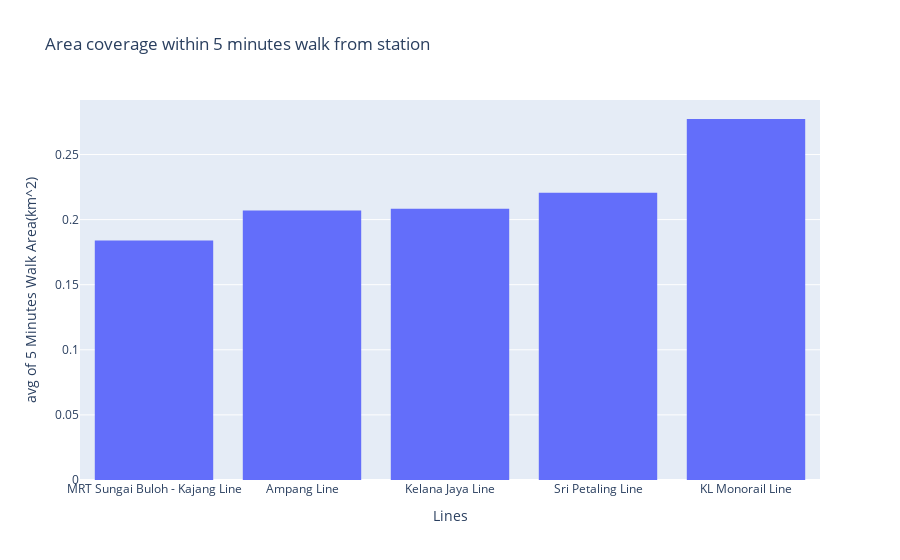
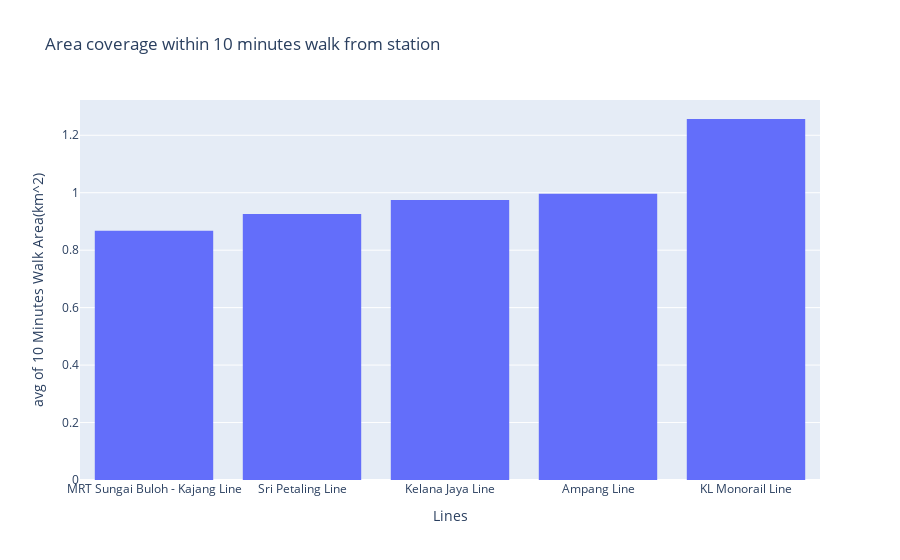
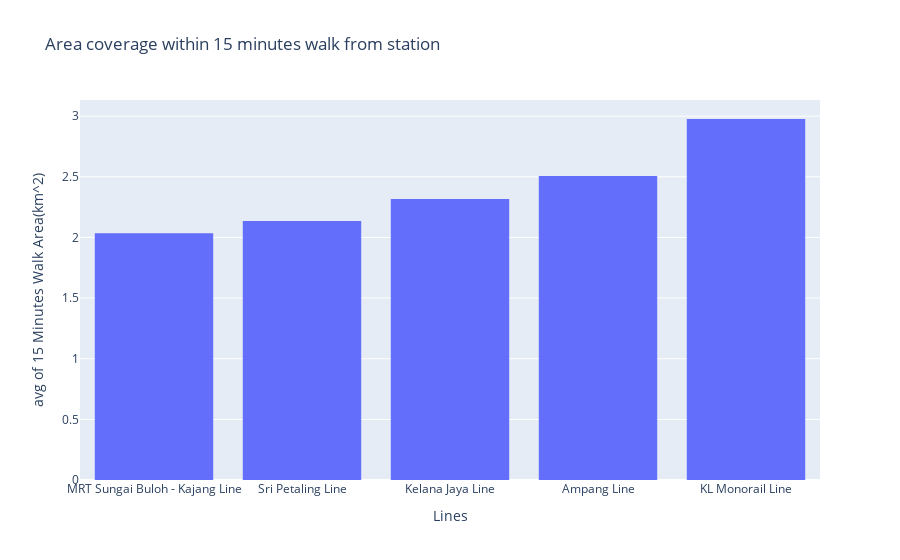
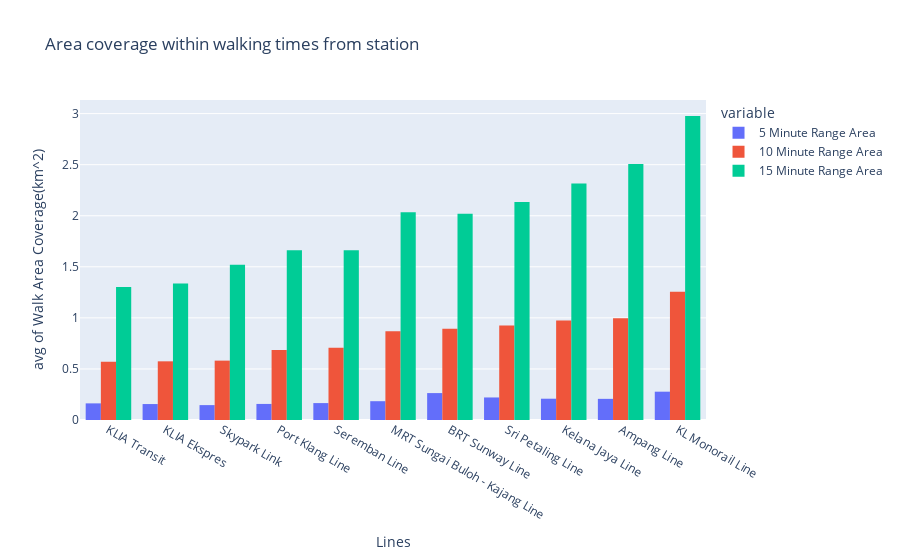

Source (notebook cell) for these figures, in order:
### Markdown cell above
## Visualize walkable area within different timeframes from KL train stations
We will visualize data in the three following aspects
- Area coverage 
- Population (ORS uses data from https://ghsl.jrc.ec.europa.eu/visLanding.php .and open data project by the European Union)
- Reach factor (how circular an isochrone is on a scale of 0 to 1, where 1 is perfectly circle meaning maximum reachability)

### Code cell
# draws histograms for RapidKL lines' 5 minute walking area coverage
fig = px.histogram(data_all[(data_all["City"]=='Kuala Lumpur') &(data_all["Service Provider Name"]=='Rapid KL')]
             ,x='Route Name'
             ,y='5 Minute Range Area'
             , barmode = 'group'
             , title="Area coverage within 5 minutes walk from station"
             , template='plotly'
             , histfunc = 'avg'
             ,labels={'Route Name': "Lines", '5 Minute Range Area' : "5 Minutes Walk Area(km^2)"}
            ).update_xaxes(categoryorder='total ascending')
fig.update_layout(showlegend=False)
fig.show() 

# draws histograms for RapidKL lines' 10 minute walking area coverage
fig = px.histogram(data_all[(data_all["City"]=='Kuala Lumpur') &(data_all["Service Provider Name"]=='Rapid KL')]
             ,x='Route Name'
             ,y='10 Minute Range Area'
             , barmode = 'group'
             , title="Area coverage within 10 minutes walk from station"
             , template='plotly'
             , histfunc = 'avg'
             ,labels={'Route Name': "Lines", '10 Minute Range Area' : "10 Minutes Walk Area(km^2)"}
            ).update_xaxes(categoryorder='total ascending')
fig.update_layout(showlegend=False)
fig.show()

# draws histograms for RapidKL lines' 15 minute walking area coverage
fig = px.histogram(data_all[(data_all["City"]=='Kuala Lumpur') &(data_all["Service Provider Name"]=='Rapid KL')]
             ,x='Route Name'
             ,y='15 Minute Range Area'
             , barmode = 'group'
             , title="Area coverage within 15 minutes walk from station"
             , template='plotly'
             , histfunc = 'avg'
             ,labels={'Route Name': "Lines", '15 Minute Range Area' : "15 Minutes Walk Area(km^2)"}
            ).update_xaxes(categoryorder='total ascending')
fig.update_layout(showlegend=False)
fig.show() 

# draws all coverage in one chart along with all train lines
fig = px.histogram(data_all[(data_all["City"]=='Kuala Lumpur') ]
             ,x='Route Name'
             ,y=['5 Minute Range Area','10 Minute Range Area','15 Minute Range Area']
             , barmode = 'group'
             , title="Area coverage within walking times from station"
             , template='plotly'
             , histfunc = 'avg'
             ,labels={'Route Name': "Lines",'value' : "Walk Area Coverage(km^2)"}
            ).update_xaxes(categoryorder='total ascending')

fig.show()

### Figure 1 — Plotly figure (JSON) as saved in the notebook; plotly's stock layout.template omitted (floating-point values rounded to 4 significant figures)
{"data": [{"alignmentgroup": "True", "bingroup": "x", "histfunc": "avg", "hovertemplate": "Lines=%{x}<br>avg of 5 Minutes Walk Area(km^2)=%{y}<extra></extra>", "legendgroup": "", "marker": {"color": "#636efa"}, "name": "", "offsetgroup": "", "orientation": "v", "showlegend": false, "type": "histogram", "x": ["Ampang Line", "Ampang Line", "Ampang Line", "Ampang Line", "Ampang Line", "Ampang Line", "Ampang Line", "Ampang Line", "Ampang Line", "Ampang Line", "Ampang Line", "Ampang Line", "Ampang Line", "Ampang Line", "Ampang Line", "Ampang Line", "Ampang Line", "Ampang Line", "Sri Petaling Line", "Sri Petaling Line", "Sri Petaling Line", "Sri Petaling Line", "Sri Petaling Line", "Sri Petaling Line", "Sri Petaling Line", "Sri Petaling Line", "Sri Petaling Line", "Sri Petaling Line", "Sri Petaling Line", "Sri Petaling Line", "Sri Petaling Line", "Sri Petaling Line", "Sri Petaling Line", "Sri Petaling Line", "Sri Petaling Line", "Sri Petaling Line", "Sri Petaling Line", "Sri Petaling Line", "Sri Petaling Line", "Sri Petaling Line", "Sri Petaling Line", "Sri Petaling Line", "Sri Petaling Line", "Sri Petaling Line", "Sri Petaling Line", "Sri Petaling Line", "Sri Petaling Line", "Kelana Jaya Line", "Kelana Jaya Line", "Kelana Jaya Line", "Kelana Jaya Line", "Kelana Jaya Line", "Kelana Jaya Line", "Kelana Jaya Line", "Kelana Jaya Line", "Kelana Jaya Line", "Kelana Jaya Line", "Kelana Jaya Line", "Kelana Jaya Line", "Kelana Jaya Line", "Kelana Jaya Line", "Kelana Jaya Line", "Kelana Jaya Line", "Kelana Jaya Line", "Kelana Jaya Line", "Kelana Jaya Line", "Kelana Jaya Line", "Kelana Jaya Line", "Kelana Jaya Line", "Kelana Jaya Line", "Kelana Jaya Line", "Kelana Jaya Line", "Kelana Jaya Line", "Kelana Jaya Line", "Kelana Jaya Line", "Kelana Jaya Line", "Kelana Jaya Line", "Kelana Jaya Line", "Kelana Jaya Line", "Kelana Jaya Line", "Kelana Jaya Line", "Kelana Jaya Line", "Kelana Jaya Line", "Kelana Jaya Line", "KL Monorail Line", "KL Monorail Line", "KL Monorail Line", "KL Monorail Line", "KL Monorail Line", "KL Monorail Line", "KL Monorail Line", "KL Monorail Line", "KL Monorail Line", "KL Monorail Line", "KL Monorail Line", "MRT Sungai Buloh - Kajang Line", "MRT Sungai Buloh - Kajang Line", "MRT Sungai Buloh - Kajang Line", "MRT Sungai Buloh - Kajang Line", "MRT Sungai Buloh - Kajang Line", "MRT Sungai Buloh - Kajang Line", "MRT Sungai Buloh - Kajang Line", "MRT Sungai Buloh - Kajang Line", "MRT Sungai Buloh - Kajang Line", "MRT Sungai Buloh - Kajang Line", "MRT Sungai Buloh - Kajang Line", "MRT Sungai Buloh - Kajang Line", "MRT Sungai Buloh - Kajang Line", "MRT Sungai Buloh - Kajang Line", "MRT Sungai Buloh - Kajang Line", "MRT Sungai Buloh - Kajang Line", "MRT Sungai Buloh - Kajang Line", "MRT Sungai Buloh - Kajang Line", "MRT Sungai Buloh - Kajang Line", "MRT Sungai Buloh - Kajang Line", "MRT Sungai Buloh - Kajang Line", "MRT Sungai Buloh - Kajang Line", "MRT Sungai Buloh - Kajang Line", "MRT Sungai Buloh - Kajang Line", "MRT Sungai Buloh - Kajang Line", "MRT Sungai Buloh - Kajang Line", "MRT Sungai Buloh - Kajang Line", "MRT Sungai Buloh - Kajang Line", "MRT Sungai Buloh - Kajang Line", "MRT Sungai Buloh - Kajang Line", "MRT Sungai Buloh - Kajang Line"], "xaxis": "x", "y": [0.3372, 0.1547, 0.3318, 0.3773, 0.1593, 0.2488, 0.3535, 0.07686, 0.3, 0.207, 0.0852, 0.1091, 0.1277, 0.1037, 0.3096, 0.2183, 0.1404, 0.087, 0.1591, 0.3199, 0.3644, 0.2878, 0.1806, 0.2518, 0.1437, 0.09205, 0.1524, 0.3146, 0.1133, 0.1718, 0.3593, 0.3372, 0.1547, 0.3318, 0.3773, 0.1593, 0.2488, 0.3535, 0.07686, 0.3, 0.1816, 0.1953, 0.09621, 0.207, 0.1611, 0.2231, 0.0852, 0.02267, 0.1285, 0.1577, 0.1681, 0.28, 0.1949, 0.2259, 0.1182, 0.2828, 0.3536, 0.1468, 0.02153, 0.2751, 0.2424, 0.3222, 0.188, 0.2227, 0.2488, 0.2508, 0.2324, 0.0688, 0.2873, 0.2612, 0.2912, 0.3211, 0.2144, 0.1778, 0.3327, 0.2048, 0.3268, 0.09711, 0.168, 0.02008, 0.2987, 0.2371, 0.2398, 0.0815, 0.2826, 0.3222, 0.1987, 0.4092, 0.234, 0.1821, 0.3076, 0.1499, 0.2691, 0.3284, 0.3664, 0.08337, 0.143, 0.1085, 0.243, 0.06016, 0.1835, 0.2537, 0.05813, 0.2159, 0.1175, 0.1672, 0.1815, 0.2139, 0.301, 0.2034, 0.4074, 0.09877, 0.3217, 0.2299, 0.3011, 0.2466, 0.1542, 0.109, 0.1707, 0.08552, 0.1877, 0.1355, 0.06215, 0.2186, 0.3136, 0.1293], "yaxis": "y"}], "layout": {"barmode": "group", "legend": {"tracegroupgap": 0}, "showlegend": false, "title": {"text": "Area coverage within 5 minutes walk from station"}, "xaxis": {"anchor": "y", "categoryorder": "total ascending", "domain": [0, 1], "title": {"text": "Lines"}}, "yaxis": {"anchor": "x", "domain": [0, 1], "title": {"text": "avg of 5 Minutes Walk Area(km^2)"}}}}

### Figure 2 — Plotly figure (JSON) as saved in the notebook; plotly's stock layout.template omitted (floating-point values rounded to 4 significant figures)
{"data": [{"alignmentgroup": "True", "bingroup": "x", "histfunc": "avg", "hovertemplate": "Lines=%{x}<br>avg of 10 Minutes Walk Area(km^2)=%{y}<extra></extra>", "legendgroup": "", "marker": {"color": "#636efa"}, "name": "", "offsetgroup": "", "orientation": "v", "showlegend": false, "type": "histogram", "x": ["Ampang Line", "Ampang Line", "Ampang Line", "Ampang Line", "Ampang Line", "Ampang Line", "Ampang Line", "Ampang Line", "Ampang Line", "Ampang Line", "Ampang Line", "Ampang Line", "Ampang Line", "Ampang Line", "Ampang Line", "Ampang Line", "Ampang Line", "Ampang Line", "Sri Petaling Line", "Sri Petaling Line", "Sri Petaling Line", "Sri Petaling Line", "Sri Petaling Line", "Sri Petaling Line", "Sri Petaling Line", "Sri Petaling Line", "Sri Petaling Line", "Sri Petaling Line", "Sri Petaling Line", "Sri Petaling Line", "Sri Petaling Line", "Sri Petaling Line", "Sri Petaling Line", "Sri Petaling Line", "Sri Petaling Line", "Sri Petaling Line", "Sri Petaling Line", "Sri Petaling Line", "Sri Petaling Line", "Sri Petaling Line", "Sri Petaling Line", "Sri Petaling Line", "Sri Petaling Line", "Sri Petaling Line", "Sri Petaling Line", "Sri Petaling Line", "Sri Petaling Line", "Kelana Jaya Line", "Kelana Jaya Line", "Kelana Jaya Line", "Kelana Jaya Line", "Kelana Jaya Line", "Kelana Jaya Line", "Kelana Jaya Line", "Kelana Jaya Line", "Kelana Jaya Line", "Kelana Jaya Line", "Kelana Jaya Line", "Kelana Jaya Line", "Kelana Jaya Line", "Kelana Jaya Line", "Kelana Jaya Line", "Kelana Jaya Line", "Kelana Jaya Line", "Kelana Jaya Line", "Kelana Jaya Line", "Kelana Jaya Line", "Kelana Jaya Line", "Kelana Jaya Line", "Kelana Jaya Line", "Kelana Jaya Line", "Kelana Jaya Line", "Kelana Jaya Line", "Kelana Jaya Line", "Kelana Jaya Line", "Kelana Jaya Line", "Kelana Jaya Line", "Kelana Jaya Line", "Kelana Jaya Line", "Kelana Jaya Line", "Kelana Jaya Line", "Kelana Jaya Line", "Kelana Jaya Line", "Kelana Jaya Line", "KL Monorail Line", "KL Monorail Line", "KL Monorail Line", "KL Monorail Line", "KL Monorail Line", "KL Monorail Line", "KL Monorail Line", "KL Monorail Line", "KL Monorail Line", "KL Monorail Line", "KL Monorail Line", "MRT Sungai Buloh - Kajang Line", "MRT Sungai Buloh - Kajang Line", "MRT Sungai Buloh - Kajang Line", "MRT Sungai Buloh - Kajang Line", "MRT Sungai Buloh - Kajang Line", "MRT Sungai Buloh - Kajang Line", "MRT Sungai Buloh - Kajang Line", "MRT Sungai Buloh - Kajang Line", "MRT Sungai Buloh - Kajang Line", "MRT Sungai Buloh - Kajang Line", "MRT Sungai Buloh - Kajang Line", "MRT Sungai Buloh - Kajang Line", "MRT Sungai Buloh - Kajang Line", "MRT Sungai Buloh - Kajang Line", "MRT Sungai Buloh - Kajang Line", "MRT Sungai Buloh - Kajang Line", "MRT Sungai Buloh - Kajang Line", "MRT Sungai Buloh - Kajang Line", "MRT Sungai Buloh - Kajang Line", "MRT Sungai Buloh - Kajang Line", "MRT Sungai Buloh - Kajang Line", "MRT Sungai Buloh - Kajang Line", "MRT Sungai Buloh - Kajang Line", "MRT Sungai Buloh - Kajang Line", "MRT Sungai Buloh - Kajang Line", "MRT Sungai Buloh - Kajang Line", "MRT Sungai Buloh - Kajang Line", "MRT Sungai Buloh - Kajang Line", "MRT Sungai Buloh - Kajang Line", "MRT Sungai Buloh - Kajang Line", "MRT Sungai Buloh - Kajang Line"], "xaxis": "x", "y": [1.093, 0.8023, 1.33, 1.317, 0.9802, 0.9941, 1.523, 0.7288, 1.374, 1.149, 0.6897, 0.5937, 0.9351, 0.4834, 1.207, 1.067, 0.866, 0.8019, 0.8631, 1.157, 1.428, 0.9025, 0.5202, 0.9877, 0.5562, 0.6668, 0.9431, 0.9753, 0.6901, 0.6597, 1.396, 1.093, 0.8023, 1.33, 1.317, 0.9802, 0.9941, 1.523, 0.7288, 1.374, 0.6489, 0.8633, 0.4125, 1.149, 0.5199, 0.6793, 0.6897, 0.1752, 0.5544, 0.8659, 0.8459, 1.284, 1.198, 0.7044, 0.5004, 1.381, 1.387, 1.092, 0.3965, 1.276, 1.101, 1.494, 1.041, 0.9649, 0.9899, 1.116, 1.086, 0.5238, 1.193, 1.031, 1.245, 1.544, 1.059, 1.099, 1.29, 0.9643, 1.326, 0.4238, 0.6094, 0.4054, 1.189, 1.146, 0.9393, 0.6144, 1.092, 1.122, 1.107, 1.598, 1.368, 0.8361, 1.318, 1.01, 1.301, 1.549, 1.523, 0.4778, 0.3268, 0.7057, 1.099, 0.2548, 1.055, 1.242, 0.3432, 1.031, 0.8125, 0.7928, 0.6985, 1.006, 1.236, 1.001, 1.617, 0.5408, 1.324, 1.391, 1.372, 0.9948, 0.9311, 0.4946, 0.6938, 0.4185, 0.912, 0.6732, 0.4183, 1.086, 1.346, 0.6108], "yaxis": "y"}], "layout": {"barmode": "group", "legend": {"tracegroupgap": 0}, "showlegend": false, "title": {"text": "Area coverage within 10 minutes walk from station"}, "xaxis": {"anchor": "y", "categoryorder": "total ascending", "domain": [0, 1], "title": {"text": "Lines"}}, "yaxis": {"anchor": "x", "domain": [0, 1], "title": {"text": "avg of 10 Minutes Walk Area(km^2)"}}}}

### Figure 3 — Plotly figure (JSON) as saved in the notebook; plotly's stock layout.template omitted (floating-point values rounded to 4 significant figures)
{"data": [{"alignmentgroup": "True", "bingroup": "x", "histfunc": "avg", "hovertemplate": "Lines=%{x}<br>avg of 15 Minutes Walk Area(km^2)=%{y}<extra></extra>", "legendgroup": "", "marker": {"color": "#636efa"}, "name": "", "offsetgroup": "", "orientation": "v", "showlegend": false, "type": "histogram", "x": ["Ampang Line", "Ampang Line", "Ampang Line", "Ampang Line", "Ampang Line", "Ampang Line", "Ampang Line", "Ampang Line", "Ampang Line", "Ampang Line", "Ampang Line", "Ampang Line", "Ampang Line", "Ampang Line", "Ampang Line", "Ampang Line", "Ampang Line", "Ampang Line", "Sri Petaling Line", "Sri Petaling Line", "Sri Petaling Line", "Sri Petaling Line", "Sri Petaling Line", "Sri Petaling Line", "Sri Petaling Line", "Sri Petaling Line", "Sri Petaling Line", "Sri Petaling Line", "Sri Petaling Line", "Sri Petaling Line", "Sri Petaling Line", "Sri Petaling Line", "Sri Petaling Line", "Sri Petaling Line", "Sri Petaling Line", "Sri Petaling Line", "Sri Petaling Line", "Sri Petaling Line", "Sri Petaling Line", "Sri Petaling Line", "Sri Petaling Line", "Sri Petaling Line", "Sri Petaling Line", "Sri Petaling Line", "Sri Petaling Line", "Sri Petaling Line", "Sri Petaling Line", "Kelana Jaya Line", "Kelana Jaya Line", "Kelana Jaya Line", "Kelana Jaya Line", "Kelana Jaya Line", "Kelana Jaya Line", "Kelana Jaya Line", "Kelana Jaya Line", "Kelana Jaya Line", "Kelana Jaya Line", "Kelana Jaya Line", "Kelana Jaya Line", "Kelana Jaya Line", "Kelana Jaya Line", "Kelana Jaya Line", "Kelana Jaya Line", "Kelana Jaya Line", "Kelana Jaya Line", "Kelana Jaya Line", "Kelana Jaya Line", "Kelana Jaya Line", "Kelana Jaya Line", "Kelana Jaya Line", "Kelana Jaya Line", "Kelana Jaya Line", "Kelana Jaya Line", "Kelana Jaya Line", "Kelana Jaya Line", "Kelana Jaya Line", "Kelana Jaya Line", "Kelana Jaya Line", "Kelana Jaya Line", "Kelana Jaya Line", "Kelana Jaya Line", "Kelana Jaya Line", "Kelana Jaya Line", "Kelana Jaya Line", "KL Monorail Line", "KL Monorail Line", "KL Monorail Line", "KL Monorail Line", "KL Monorail Line", "KL Monorail Line", "KL Monorail Line", "KL Monorail Line", "KL Monorail Line", "KL Monorail Line", "KL Monorail Line", "MRT Sungai Buloh - Kajang Line", "MRT Sungai Buloh - Kajang Line", "MRT Sungai Buloh - Kajang Line", "MRT Sungai Buloh - Kajang Line", "MRT Sungai Buloh - Kajang Line", "MRT Sungai Buloh - Kajang Line", "MRT Sungai Buloh - Kajang Line", "MRT Sungai Buloh - Kajang Line", "MRT Sungai Buloh - Kajang Line", "MRT Sungai Buloh - Kajang Line", "MRT Sungai Buloh - Kajang Line", "MRT Sungai Buloh - Kajang Line", "MRT Sungai Buloh - Kajang Line", "MRT Sungai Buloh - Kajang Line", "MRT Sungai Buloh - Kajang Line", "MRT Sungai Buloh - Kajang Line", "MRT Sungai Buloh - Kajang Line", "MRT Sungai Buloh - Kajang Line", "MRT Sungai Buloh - Kajang Line", "MRT Sungai Buloh - Kajang Line", "MRT Sungai Buloh - Kajang Line", "MRT Sungai Buloh - Kajang Line", "MRT Sungai Buloh - Kajang Line", "MRT Sungai Buloh - Kajang Line", "MRT Sungai Buloh - Kajang Line", "MRT Sungai Buloh - Kajang Line", "MRT Sungai Buloh - Kajang Line", "MRT Sungai Buloh - Kajang Line", "MRT Sungai Buloh - Kajang Line", "MRT Sungai Buloh - Kajang Line", "MRT Sungai Buloh - Kajang Line"], "xaxis": "x", "y": [2.503, 2.187, 2.976, 3.25, 2.302, 2.438, 3.574, 2.155, 3.136, 2.878, 2.004, 1.728, 2.635, 1.307, 2.84, 2.649, 2.363, 2.184, 2.15, 2.21, 2.921, 1.705, 0.9987, 2.311, 1.465, 2.009, 1.961, 1.997, 1.441, 1.787, 2.569, 2.503, 2.187, 2.976, 3.25, 2.302, 2.438, 3.574, 2.155, 3.136, 1.236, 1.808, 1.282, 2.878, 1.166, 1.489, 2.004, 0.7385, 0.9688, 2.143, 1.767, 2.556, 2.569, 1.366, 1.499, 3.054, 3.073, 2.304, 1.332, 3.041, 2.659, 3.417, 2.669, 2.553, 2.541, 2.153, 2.474, 1.566, 2.917, 2.473, 2.978, 3.478, 2.554, 2.675, 2.941, 2.278, 3.167, 1.085, 1.631, 1.255, 2.8, 2.856, 2.332, 1.848, 2.653, 2.47, 2.838, 3.459, 2.895, 2.316, 3.181, 2.869, 3.188, 3.438, 3.437, 1.394, 0.7779, 1.843, 2.404, 0.9303, 2.638, 2.627, 1.156, 2.214, 1.719, 1.884, 1.521, 2.575, 2.938, 2.555, 3.534, 1.613, 2.884, 3.035, 2.88, 2.554, 2.39, 1.159, 1.572, 1.022, 1.921, 1.176, 1.089, 2.539, 3.405, 1.1], "yaxis": "y"}], "layout": {"barmode": "group", "legend": {"tracegroupgap": 0}, "showlegend": false, "title": {"text": "Area coverage within 15 minutes walk from station"}, "xaxis": {"anchor": "y", "categoryorder": "total ascending", "domain": [0, 1], "title": {"text": "Lines"}}, "yaxis": {"anchor": "x", "domain": [0, 1], "title": {"text": "avg of 15 Minutes Walk Area(km^2)"}}}}

### Figure 4 — Plotly figure (JSON) as saved in the notebook; plotly's stock layout.template omitted (floating-point values rounded to 4 significant figures; data arrays with more than 128 entries replaced by an {"elided": "..."} marker saying what was removed)
{"data": [{"alignmentgroup": "True", "bingroup": "x", "histfunc": "avg", "hovertemplate": "variable=5 Minute Range Area<br>Lines=%{x}<br>avg of Walk Area Coverage(km^2)=%{y}<extra></extra>", "legendgroup": "5 Minute Range Area", "marker": {"color": "#636efa"}, "name": "5 Minute Range Area", "offsetgroup": "5 Minute Range Area", "orientation": "v", "showlegend": true, "type": "histogram", "x": {"elided": "205 str values"}, "xaxis": "x", "y": {"elided": "205 float values"}, "yaxis": "y"}, {"alignmentgroup": "True", "bingroup": "x", "histfunc": "avg", "hovertemplate": "variable=10 Minute Range Area<br>Lines=%{x}<br>avg of Walk Area Coverage(km^2)=%{y}<extra></extra>", "legendgroup": "10 Minute Range Area", "marker": {"color": "#EF553B"}, "name": "10 Minute Range Area", "offsetgroup": "10 Minute Range Area", "orientation": "v", "showlegend": true, "type": "histogram", "x": {"elided": "205 str values"}, "xaxis": "x", "y": {"elided": "205 float values"}, "yaxis": "y"}, {"alignmentgroup": "True", "bingroup": "x", "histfunc": "avg", "hovertemplate": "variable=15 Minute Range Area<br>Lines=%{x}<br>avg of Walk Area Coverage(km^2)=%{y}<extra></extra>", "legendgroup": "15 Minute Range Area", "marker": {"color": "#00cc96"}, "name": "15 Minute Range Area", "offsetgroup": "15 Minute Range Area", "orientation": "v", "showlegend": true, "type": "histogram", "x": {"elided": "205 str values"}, "xaxis": "x", "y": {"elided": "205 float values"}, "yaxis": "y"}], "layout": {"barmode": "group", "legend": {"title": {"text": "variable"}, "tracegroupgap": 0}, "title": {"text": "Area coverage within walking times from station"}, "xaxis": {"anchor": "y", "categoryorder": "total ascending", "domain": [0, 1], "title": {"text": "Lines"}}, "yaxis": {"anchor": "x", "domain": [0, 1], "title": {"text": "avg of Walk Area Coverage(km^2)"}}}}
